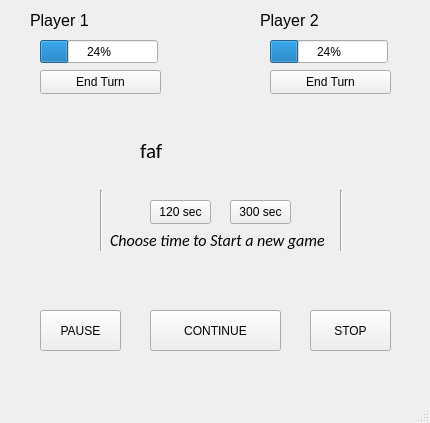
<?xml version="1.0" encoding="UTF-8"?>
<ui version="4.0">
 <class>MainWindow</class>
 <widget class="QMainWindow" name="MainWindow">
  <property name="geometry">
   <rect>
    <x>0</x>
    <y>0</y>
    <width>430</width>
    <height>423</height>
   </rect>
  </property>
  <property name="windowTitle">
   <string>MainWindow</string>
  </property>
  <widget class="QWidget" name="centralwidget">
   <widget class="QPushButton" name="endTurnP1">
    <property name="geometry">
     <rect>
      <x>40</x>
      <y>70</y>
      <width>121</width>
      <height>24</height>
     </rect>
    </property>
    <property name="text">
     <string>End Turn</string>
    </property>
   </widget>
   <widget class="QLabel" name="textLabel">
    <property name="geometry">
     <rect>
      <x>140</x>
      <y>130</y>
      <width>151</width>
      <height>41</height>
     </rect>
    </property>
    <property name="font">
     <font>
      <family>Calibri</family>
      <pointsize>16</pointsize>
      <bold>false</bold>
     </font>
    </property>
    <property name="autoFillBackground">
     <bool>false</bool>
    </property>
    <property name="text">
     <string>faf</string>
    </property>
   </widget>
   <widget class="QProgressBar" name="progressP1">
    <property name="geometry">
     <rect>
      <x>40</x>
      <y>40</y>
      <width>118</width>
      <height>23</height>
     </rect>
    </property>
    <property name="value">
     <number>24</number>
    </property>
   </widget>
   <widget class="QPushButton" name="endTurnP2">
    <property name="geometry">
     <rect>
      <x>270</x>
      <y>70</y>
      <width>121</width>
      <height>24</height>
     </rect>
    </property>
    <property name="text">
     <string>End Turn</string>
    </property>
   </widget>
   <widget class="QProgressBar" name="progressP2">
    <property name="geometry">
     <rect>
      <x>270</x>
      <y>40</y>
      <width>118</width>
      <height>23</height>
     </rect>
    </property>
    <property name="value">
     <number>24</number>
    </property>
   </widget>
   <widget class="QPushButton" name="time120">
    <property name="geometry">
     <rect>
      <x>150</x>
      <y>200</y>
      <width>61</width>
      <height>24</height>
     </rect>
    </property>
    <property name="text">
     <string>120 sec</string>
    </property>
   </widget>
   <widget class="QPushButton" name="time300">
    <property name="geometry">
     <rect>
      <x>230</x>
      <y>200</y>
      <width>61</width>
      <height>24</height>
     </rect>
    </property>
    <property name="text">
     <string>300 sec</string>
    </property>
   </widget>
   <widget class="QPushButton" name="pause">
    <property name="geometry">
     <rect>
      <x>40</x>
      <y>310</y>
      <width>81</width>
      <height>41</height>
     </rect>
    </property>
    <property name="text">
     <string>PAUSE</string>
    </property>
   </widget>
   <widget class="QPushButton" name="start">
    <property name="geometry">
     <rect>
      <x>150</x>
      <y>310</y>
      <width>131</width>
      <height>41</height>
     </rect>
    </property>
    <property name="text">
     <string>CONTINUE</string>
    </property>
   </widget>
   <widget class="QLabel" name="textLabel_2">
    <property name="geometry">
     <rect>
      <x>30</x>
      <y>10</y>
      <width>71</width>
      <height>21</height>
     </rect>
    </property>
    <property name="font">
     <font>
      <pointsize>12</pointsize>
     </font>
    </property>
    <property name="autoFillBackground">
     <bool>false</bool>
    </property>
    <property name="text">
     <string>Player 1</string>
    </property>
   </widget>
   <widget class="QLabel" name="textLabel_3">
    <property name="geometry">
     <rect>
      <x>260</x>
      <y>10</y>
      <width>71</width>
      <height>21</height>
     </rect>
    </property>
    <property name="font">
     <font>
      <pointsize>12</pointsize>
     </font>
    </property>
    <property name="autoFillBackground">
     <bool>false</bool>
    </property>
    <property name="text">
     <string>Player 2</string>
    </property>
   </widget>
   <widget class="QLabel" name="textLabel_4">
    <property name="geometry">
     <rect>
      <x>110</x>
      <y>230</y>
      <width>221</width>
      <height>21</height>
     </rect>
    </property>
    <property name="font">
     <font>
      <family>Calibri</family>
      <pointsize>12</pointsize>
      <italic>true</italic>
      <bold>false</bold>
     </font>
    </property>
    <property name="autoFillBackground">
     <bool>false</bool>
    </property>
    <property name="text">
     <string>Choose time to Start a new game </string>
    </property>
   </widget>
   <widget class="Line" name="line">
    <property name="geometry">
     <rect>
      <x>100</x>
      <y>190</y>
      <width>3</width>
      <height>61</height>
     </rect>
    </property>
    <property name="orientation">
     <enum>Qt::Vertical</enum>
    </property>
   </widget>
   <widget class="Line" name="line_2">
    <property name="geometry">
     <rect>
      <x>340</x>
      <y>190</y>
      <width>3</width>
      <height>61</height>
     </rect>
    </property>
    <property name="orientation">
     <enum>Qt::Vertical</enum>
    </property>
   </widget>
   <widget class="QPushButton" name="stop">
    <property name="geometry">
     <rect>
      <x>310</x>
      <y>310</y>
      <width>81</width>
      <height>41</height>
     </rect>
    </property>
    <property name="text">
     <string>STOP</string>
    </property>
   </widget>
  </widget>
  <widget class="QMenuBar" name="menubar">
   <property name="geometry">
    <rect>
     <x>0</x>
     <y>0</y>
     <width>430</width>
     <height>21</height>
    </rect>
   </property>
  </widget>
  <widget class="QStatusBar" name="statusbar"/>
 </widget>
 <resources/>
 <connections/>
</ui>
